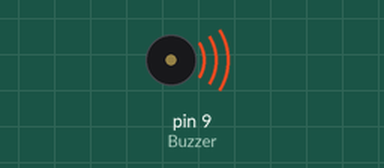
The sketch below on a simulated Arduino Uno, built with avr-gcc and run on an emulated ATmega328P. Shown: buzzer (waves = sounding).

Above: at 0.1 s.
Timing chart, 0 to 1.6 s (numbered marks = the images above):
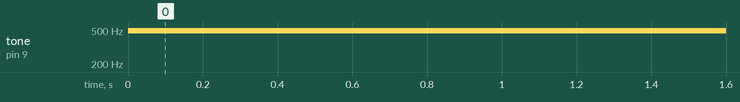

The sketch:

7_simpleBuzzer.ino
```cpp
int Buzzer=9;
void setup() {
  // put your setup code here, to run once:
  pinMode(Buzzer,OUTPUT);
}

void loop() {
  // put your main code here, to run repeatedly:
  analogWrite(Buzzer,50);
  delay(20);
  analogWrite(Buzzer,0);
  delay(10);
}
```

Measured:
- by itself, tone on pin 9 (Buzzer): silent → 490 Hz at 0.00 s
